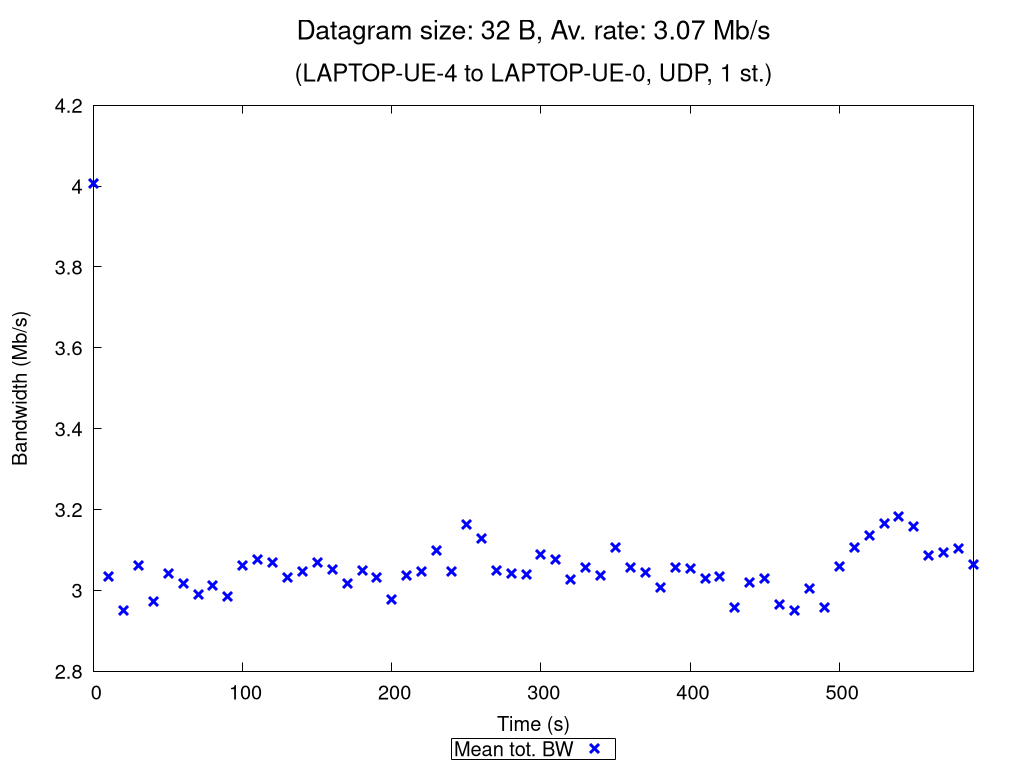

Write the gnuplot code that produced this figure.
set terminal pngcairo nocrop enhanced size 1024,768 font "Verdana,15"
set output "UDP_1_st_2020_10_17_21-14-10_two2one_00032B.png"

set title "{/=20 Datagram size: 32 B, Av. rate: 3.07 Mb/s}\n\n{/=18 (LAPTOP-UE-4 to LAPTOP-UE-0, UDP, 1 st.)}"

set xlabel "Time (s)"
set ylabel "Bandwidth (Mb/s)"
set ytics nomirror
set key bmargin center horizontal box samplen 1 width -1
set bmargin 4.6
set rmargin 4.5

rf = 1000000.0  # rate factor
set style fill transparent solid 0.2 noborder
set autoscale xfix
plot "UDP_1_st_2020_10_17_21-14-10_two2one_00032B_iperf_processed.dat" using 1:($2/rf-$3/rf):($2/rf+$3/rf) with filledcurves lc rgb "blue" notitle, \
     "" using 1:($2/rf) with points pt 2 ps 1.5 lw 3 lc rgb "blue" title "Mean tot. BW", \
